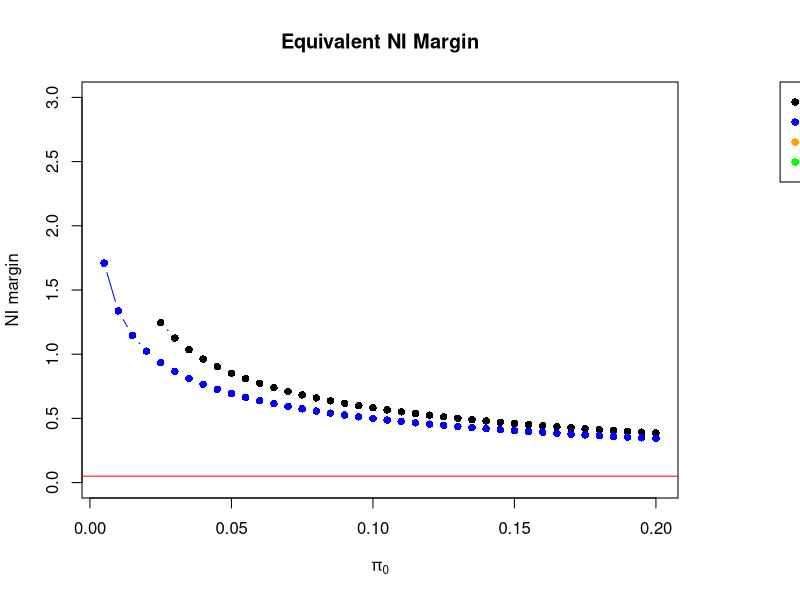
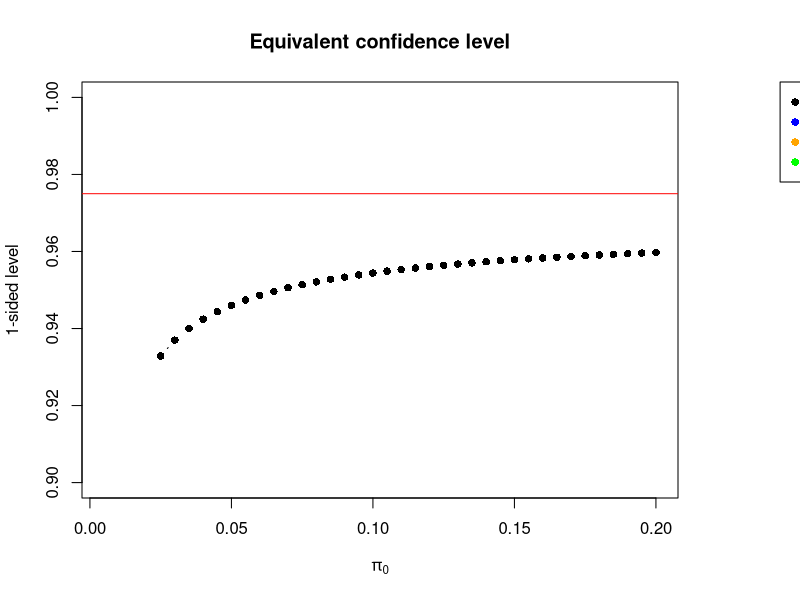

The R source for these figures, in order:
# Set seed and load libraries
set.seed(1)

# Sample size calculation function:

sam_size_RD= function(alpha,beta,pC,pA,NIm, r) {
  n= (qnorm(1-alpha)+qnorm(1-beta))^2*((pC*(1-pC)+pA*(1-pA)/r)/(pA-pC-NIm)^2)
  return(s<-c(n1<-ceiling(n),n2<- ceiling (ceiling(n)*r)))
}

sam_size_RR= function(alpha,beta,pC,pA,NIm, r) {
  n= (qnorm(1-alpha)+qnorm(1-beta))^2*(((1-pC)/(pC)+(1-pA)/(r*pA))/(log(pA/pC)-NIm)^2)
  return(s<-c(n1<-ceiling(n),n2<- ceiling (ceiling(n)*r)))
}

sam_size_AS= function(alpha,beta,pC,pA,NIm, r) {
  n= (qnorm(1-alpha)+qnorm(1-beta))^2*(((1/(4*r)+1/4))/(asin(sqrt(pA))-asin(sqrt(pC))-NIm)^2)
  return(s<-c(n1<-ceiling(n),n2<- ceiling (ceiling(n)*r)))
}

# Parameterization

n.sim<-10000
pie0<-0.05 # Expected control event rate
pie1<-pie0 # Same as expected active event rate
pif1<-0.1  # Maximum tolerable active event rate 
NI.marg<-asin(sqrt(pif1))-asin(sqrt(pie0))
NI.marg.RD<-pif1-pie0
NI.marg.RR<-log(pif1/pie0)
r<-1       # Allocation ratio
power<-0.9 # Power
alph<-0.025 # Significance level

# Iterate over different values of "true" pi0

range.of.pi0<-seq(0.005,0.2,0.005)
n.pi0<-length(range.of.pi0)
simulations<-array(NA, c(n.sim,8, n.pi0))
T1Er.method<-matrix(NA,n.pi0,4)
colnames(T1Er.method)<-1:4
n.modified<-matrix(NA,n.pi0,3)
colnames(n.modified)<-2:4
mean.margin<-rep(NA,n.pi0)
mean.alpha<-rep(NA,n.pi0)

for (j in 1:n.pi0) {
  pi0<-range.of.pi0[j]  # True control event rate
  pi1<-pi0  # True active event rate
  # pi1<-pi0*2  # True active event rate
  sample.size<-sam_size_AS(alph, 1-power, pie0, pie1, NI.marg,r)  # Sample size
  #sample.size<-sam_size_RD(alph, 1-power, pie0, pie1, NI.marg.RD,r)  # Sample size
  #sample.size<-sam_size_RR(alph, 1-power, pie0, pie1, NI.marg.RR,r)  # Sample size
  
  # Data and results matrices
  
  simulations[,3,j]<-sample.size[1]
  simulations[,4,j]<-sample.size[2]
  
  for (i in 1:n.sim) {
    simulations[i,1,j]<-rbinom(1,sample.size[1],pi0)
    simulations[i,2,j]<-rbinom(1,sample.size[2],pi1)
    #simulations[i,5,1]<-prop.test(simulations[i,1:2,1],simulations[i,3:4,1],alternative = "g", correct = FALSE)$conf.int[1]
    #simulations[i,5,j]<-riskratio(matrix(c(simulations[i,1:2,j], simulations[i,3:4,j]-simulations[i,1:2,j]),ncol=2), rev = "c", conf.level = 0.9)$measure[2,3]
    seAS<-sqrt(1/(4*sample.size[1])+1/(4*sample.size[2]))
    AS<-asin(sqrt(simulations[i,2,j]/sample.size[2]))-asin(sqrt(simulations[i,1,j]/sample.size[1]))
    simulations[i,5,j]<-AS+qnorm(1-alph)*seAS
    simulations[i,6,j]<-(simulations[i,5,j]<NI.marg)
    pio0<-simulations[i,1,j]/simulations[i,3,j]
    NI.marg.ASfront<-log(sin(asin(sqrt(pio0))+asin(sqrt(pif1))-asin(sqrt(pie0)))^2)-log(pio0)
    
    p.value<-pnorm((AS-NI.marg)/seAS)
    selogRR<-sqrt(1/simulations[i,1,j]-1/sample.size[1]+1/simulations[i,2,j]-1/sample.size[2])
    logRR<-log((simulations[i,2,j]/sample.size[2])/(simulations[i,1,j]/sample.size[1]))
    p.value.RR<-pnorm((logRR-NI.marg.RR)/selogRR)
    simulations[i,7,j]<-logRR-selogRR*qnorm(p.value)
    SE.RReq<-(logRR-NI.marg.ASfront)/qnorm(p.value)
    simulations[i,8,j]<-pnorm(qnorm(0.975)*SE.RReq/selogRR)
    
  }
  
  T1Er.method[j,1]<-sum(simulations[,6,j])/n.sim
  mean.margin[j]<-sum(simulations[,7,j])/n.sim
  mean.alpha[j]<-sum(simulations[,8,j])/n.sim
  
  cat("Scenario ", j, "completed\n")
}

yAS<-log(sin(asin(sqrt(range.of.pi0))+asin(sqrt(pif1))-asin(sqrt(pie0)))^2)-log(range.of.pi0)

# save results

# save.image("~/My Documents/Non-inferiority trials/NI Frontiers/Simulation results/Base case AS - Report on RR.RData")

# Plot


par(mar=c(5.1, 4.1, 4.1, 6.1), xpd=FALSE)
plot(range.of.pi0, mean.margin, type = "b", pch=16, ylim=c(0,3), xlab = expression(pi[0]), ylab= "NI margin", main = "Equivalent NI Margin")
lines(range.of.pi0, yAS,  col="blue", type = "b", pch=16)
abline(h=0.05, col="red")
par(xpd=TRUE)
legend("topright",inset=c(-0.35,0), legend = c("Method 1", "Method 2", "Method 3", "Method 4"), pch=16, col = c("black","blue","orange", "green")) # optional legend
par(xpd=FALSE)

par(mar=c(5.1, 4.1, 4.1, 6.1), xpd=FALSE)
plot(range.of.pi0, mean.alpha, type = "b", pch=16, ylim=c(0.9,1), xlab = expression(pi[0]), ylab= "1-sided level", main = "Equivalent confidence level")
abline(h=0.975, col="red")
par(xpd=TRUE)
legend("topright",inset=c(-0.35,0), legend = c("Method 1", "Method 2", "Method 3", "Method 4"), pch=16, col = c("black","blue","orange", "green")) # optional legend
par(xpd=FALSE)


